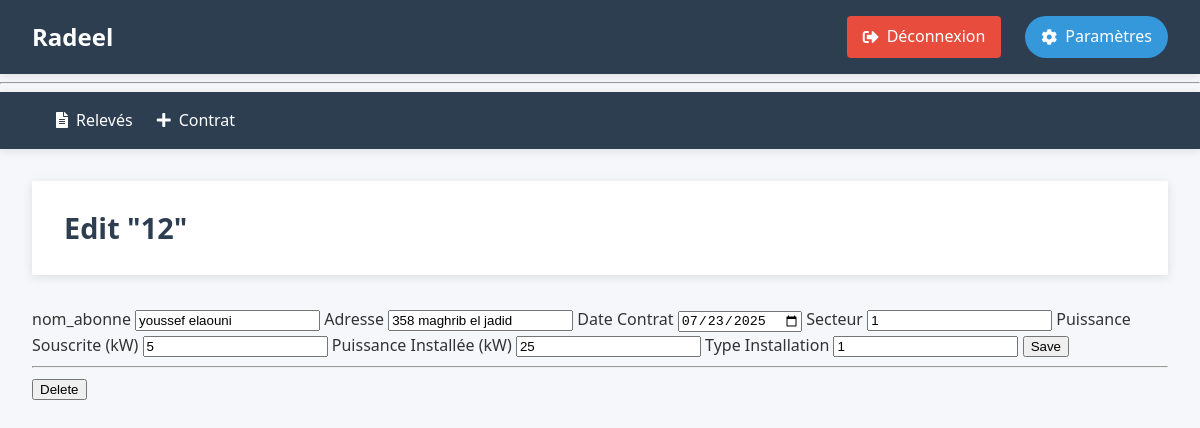
Page /contrat/12/modifier (signed in) on the committed database.
### tables this page shows
CREATE TABLE contrats (
    Nr_contrat INTEGER PRIMARY KEY ,
    nom_abonne TEXT NOT NULL,
    Adresse TEXT NOT NULL,
    date_contrat DATE NOT NULL DEFAULT CURRENT_DATE,
    Secteur INTEGER NOT NULL,
    Puissance_souscrite INTEGER NOT NULL CHECK(Puissance_souscrite > 0),
    Puissance_installee INTEGER NOT NULL CHECK(Puissance_installee > 0),
    type_installation INTEGER NOT NULL CHECK(type_installation IN (1, 2, 12)),
    statut TEXT NOT NULL DEFAULT 'actif' CHECK(statut IN ('actif', 'resile', 'suspendu'))
);

### radeel/contrats.py (the view, shortened to what this page needs)
@bc.route('/<int:Nr_contrat>/modifier', methods=('GET', 'POST'))
def contrat_modifier(Nr_contrat):
    contrat = get_contrat(Nr_contrat)
    return render_template('contrats/modifier.html', contrat=contrat)

### radeel/auth.py (called while the page is built)
@bp.before_app_request
def load_logged_in_user():
    user_id = session.get('user_id')
    if user_id is None:
        g.user = None
    else:
        g.user = get_db().execute(
            'SELECT * FROM user WHERE id = ?', (user_id,)
        ).fetchone()

def login_required(view):
    @functools.wraps(view)
    def wrapped_view(**kwargs):
        if not session.get('authenticated'):
            return redirect(url_for('auth.login'))
        return view(**kwargs)
    return wrapped_view

### radeel/contrats.py (called while the page is built)
@bc.before_request
@login_required
def before_request():
    pass

def get_contrat(Nr_contrat):
    contrat = get_db().execute(
        'SELECT * FROM contrats WHERE Nr_contrat = ?',(Nr_contrat,)).fetchone()
    if contrat is None:
        abort(404, f"Contrat Nr_contrat {Nr_contrat} n'existe pas.")
    return contrat

### radeel/db.py (called while the page is built)
def get_db():
    if 'db' not in g:
        g.db = sqlite3.connect(
            current_app.config['DATABASE'],
            detect_types=sqlite3.PARSE_DECLTYPES
        )
        g.db.execute("PRAGMA foreign_keys = ON;")
        g.db.row_factory = sqlite3.Row
    return g.db

### radeel/templates/contrats/modifier.html
{% extends 'base.html' %}
{% block header %}
  <h1>{% block title %}Edit "{{ contrat['Nr_contrat'] }}"{% endblock %}</h1>
{% endblock %}
{% block content %}
  <form method="post">
    <label for="nom_abonne">nom_abonne</label>
    <input name="nom_abonne" id="nom_abonne"
      value="{{ request.form['nom_abonne'] or contrat['nom_abonne'] }}" required>
    <label for="Adresse">Adresse</label>
    <input name="Adresse" id="Adresse"
      value="{{ request.form['Adresse'] or contrat['Adresse'] }}" required>
    <label for="date_contrat">Date Contrat</label>
    <input type="date" name="date_contrat" id="date_contrat"
      value="{{ request.form['date_contrat'] or contrat['date_contrat'] }}" required>
    <label for="Secteur">Secteur</label>
    <input name="Secteur" id="Secteur" type="number"
      value="{{ request.form['Secteur'] or contrat['Secteur'] }}" required>
    <label for="Puissance_souscrite">Puissance Souscrite (kW)</label>
    <input name="Puissance_souscrite" id="Puissance_souscrite" type="number"
      value="{{ request.form['Puissance_souscrite'] or contrat['Puissance_souscrite'] }}" required>
    <label for="Puissance_installee">Puissance Installée (kW)</label>
    <input name="Puissance_installee" id="Puissance_installee" type="number"
      value="{{ request.form['Puissance_installee'] or contrat['Puissance_installee'] }}" required>
    <label for="type_installation">Type Installation</label>
    <input name="type_installation" id="type_installation" type="number"
      value="{{ request.form['type_installation'] or contrat['type_installation'] }}" required>
    <input type="submit" value="Save">
  </form>
  <hr>
  <form action="{{ url_for('contrat.contrat_supprimer', Nr_contrat=contrat['Nr_contrat']) }}" method="post">
    <input class="danger" type="submit" value="Delete" onclick="return confirm('Are you sure?');">
  </form>
{% endblock %}

### radeel/static/style.css (style rules this page uses)
:root { --primary-color: #2c3e50; --secondary-color: #3498db; --accent-color: #e74c3c; --light-color: #ecf0f1; --dark-color: #2c3e50; --success-color: #27ae60; --warning-color: #f39c12; --text-color: #333; --text-light: #95a5a6; --border-radius: 4px; --box-shadow: 0 2px 10px rgba(0, 0, 0, 0.1); --transition: all 0.3s ease; }
body { font-family: 'Segoe UI', Tahoma, Geneva, Verdana, sans-serif; line-height: 1.6; color: var(--text-color); background-color: #f5f7fa; padding: 0; margin: 0; }
header h1 { margin: 0; color: var(--dark-color); font-size: 1.8rem; }
body { font-family: 'Segoe UI', Tahoma, Geneva, Verdana, sans-serif; line-height: 1.6; color: var(--text-color); background-color: #f5f7fa; margin: 0; padding: 0; min-height: 100vh; }

### rows in the picture
contrats: Nr_contrat "12", nom_abonne "youssef elaouni", Adresse "358 maghrib el jadid", date_contrat "07/23/2025", Secteur "1", Puissance_souscrite "5", Puissance_installee "25", type_installation "1"
